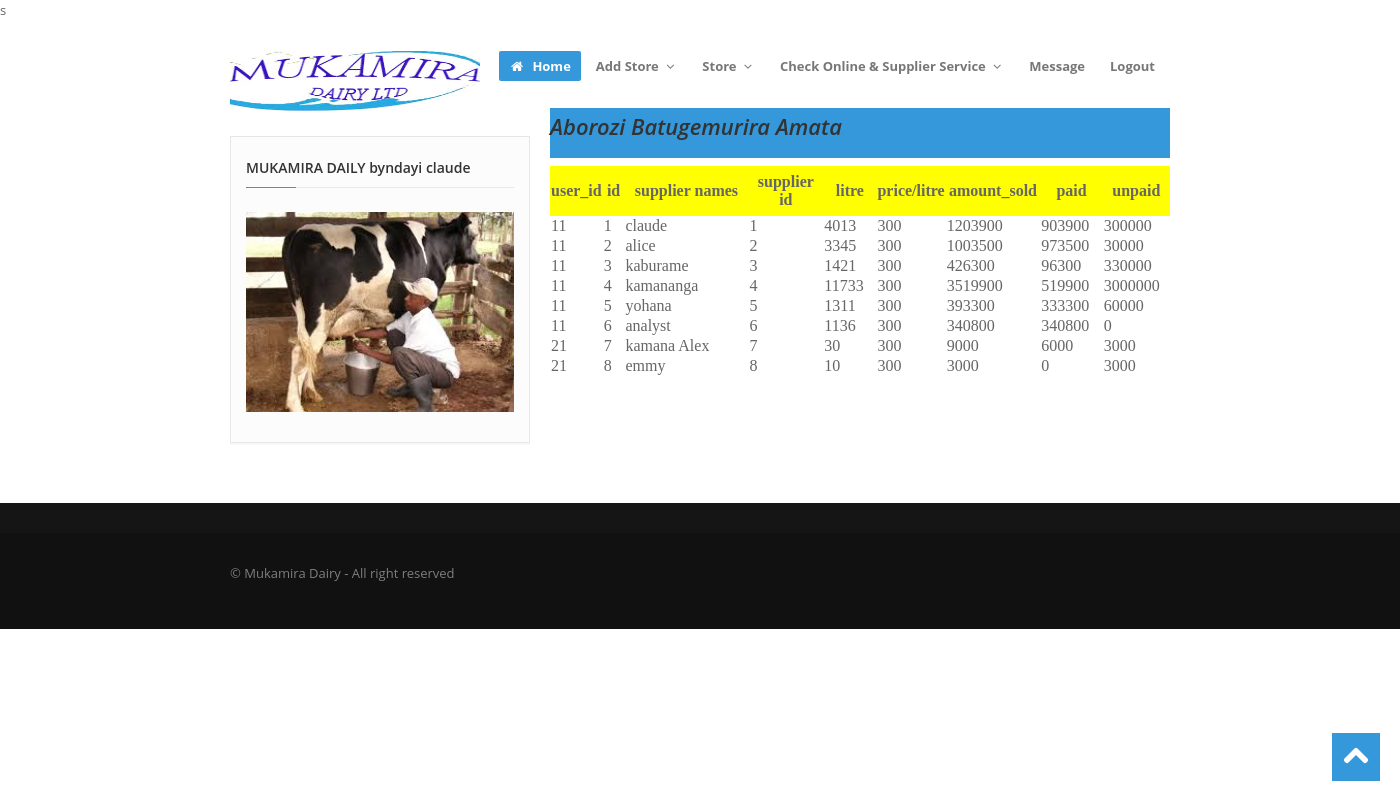
The app's page /users/entry_milk.php (signed in) with its own data.
### tables this page shows
CREATE TABLE `input_milk` (
  `user_id` int(11) NOT NULL,
  `id` int(11) NOT NULL,
  `supplies_id` int(11) NOT NULL,
  `litre` float NOT NULL,
  `litre_amount` float NOT NULL,
  `amount_sold` float NOT NULL,
  `paid` float NOT NULL,
  `unpaid` float NOT NULL,
  `time` timestamp(6) NOT NULL DEFAULT '0000-00-00 00:00:00.000000' ON UPDATE CURRENT_TIMESTAMP(6)
);

CREATE TABLE `supplies` (
  `sid` int(11) NOT NULL,
  `names` varchar(40) NOT NULL,
  `phone` varchar(13) NOT NULL,
  `mail` varchar(40) NOT NULL,
  `address` varchar(60) NOT NULL,
  `status` varchar(8) NOT NULL
);

### users/entry_milk.php (the view, shortened to what this page needs)
s<?php
if (!isset($_SESSION['id'])) {
  header('location:../index.php');
}
else
{
?>
<!DOCTYPE html>
<html lang="en">
<head>
  <link href="../assets/css/bootstrap.css" rel="stylesheet">
  <link href="../assets/css/bootstrap-responsive.css" rel="stylesheet">
  <link href="../assets/css/prettyPhoto.css" rel="stylesheet">
  <link href="../assets/js/google-code-prettify/prettify.css" rel="stylesheet">
  <link href="../assets/css/flexslider.css" rel="stylesheet">
  <link href="../assets/css/style.css" rel="stylesheet">
  <link href="../assets/color/default.css" rel="stylesheet">
</head>
<body>
  <div id="wrapper">
    <?php
    include("layouts/header.php");
    ?>
    <section id="maincontent">
      <div class="container">
        <div class="row">
          <div class="span4">
            <aside>
              <div class="widget">
                <h6 class="rheading">MUKAMIRA DAILY by<?php echo $_SESSION["names"]; ?><span></span></h6>
              <img src="../assets/img/cow4.jpg"style="height:200px;width:300px; margin-top: 0px;">
              </div>
            </aside>
          </div>
          <div class="span8">
             <section id="subintro" style="margin-top: -28px;">
               <div class="container" style="height: 50px;">
                 <div class="row">
                    <div class="span8">
                      <ul class="breadcrumb" style="margin-top: -6px;">
                       <li>
                       <h3>Aborozi Batugemurira Amata</h3></li>
                     </ul>
                    </div>
                  </div>
                </div>
              </section>
             <table style="margin-top: 0px; font-family: Lucida Calligraphy;background:#3399CC;border-radius:5px; margin-top: -30px;">
  <tr>
    <th bgcolor="#ffff" width="50px" height="50px"STYLE="font-family:Script MT;">user_id</th>
<th bgcolor="#ffff" width="30px" height="50px" STYLE="font-family:Script MT;">id</th>
  <th bgcolor="#ffff" width="200px" height="50px"STYLE="font-family:Script MT;">supplier names</th>
  <th bgcolor="#ffff" width="100px" height="50px"STYLE="font-family:Script MT;">supplier id</th>
<th bgcolor="#ffff" width="70px" height="50px" STYLE="font-family:Script MT;">litre</th>
  <th bgcolor="#ffff" width="50px" height="50px"STYLE="font-family:Script MT;">price/litre</th>
<th bgcolor="#ffff" width="100px" height="50px" STYLE="font-family:Script MT;">amount_sold</th>
<th bgcolor="#ffff" width="80px" height="50px" STYLE="font-family:Script MT;">paid</th>
<th bgcolor="#ffff" width="80px" height="50px" STYLE="font-family:Script MT;">unpaid</th>
</tr>
<?php
  include("../code/con2.php");
  $retrive=mysqli_query($con,"select input_milk.id,names,user_id,supplies_id,litre,litre_amount,amount_sold,unpaid,paid from input_milk,supplies where input_milk.id=supplies.sid");
  while($row=mysqli_fetch_array($retrive))
  {
  ?>
   <tr>
    <td bgcolor="#FFFFFF" STYLE="font-family:Script MT;"><?php echo $row['user_id'];?></td>
      <td bgcolor="#FFFFFF" STYLE="font-family:Script MT;"><?php echo $row['id'];?></td>
<td bgcolor="#FFFFFF" STYLE="font-family:Script MT;"><?php echo $row['names'];?></td>
  <td bgcolor="#FFFFFF" STYLE="font-family:Script MT;"><?php echo $row['supplies_id'];?></td>
<td bgcolor="#FFFFFF" STYLE="font-family:Script MT;"><?php echo $row['litre'];?></td>
<td bgcolor="#FFFFFF" STYLE="font-family:Script MT;"><?php echo $row['litre_amount'];?></td>
<td bgcolor="#FFFFFF" STYLE="font-family:Script MT;"><?php echo $row['amount_sold'];?></td>
<td bgcolor="#FFFFFF" STYLE="font-family:Script MT;"><?php echo $row['paid'];?></td>
<td bgcolor="#FFFFFF" STYLE="font-family:Script MT;"><?php echo $row['unpaid'];?></td>
</tr>
<?php
  }
  ?>
    </table>
          </div>
        </div>
      </div>
    </section>
    <?php
      include("layouts/footer.php");
    ?>
  </div>
  <a href="#" class="scrollup"><i class="icon-chevron-up icon-square icon-48 active"></i></a>
</body>
</html>
<?php } ?>

### assets/css/style.css (style rules this page uses)
.row { margin-bottom:30px; }
#maincontent { z-index:1000; margin-top:0px; }
section#subintro { width: 100%; color: #fff; height:auto; margin: 0 auto; padding: 0; margin-bottom:30px; }
.rheading { margin-bottom: 24px; }
.rheading { position: relative; border-bottom: #e9e9e9 1px solid; padding-bottom: 9px; }
.rheading span { position: absolute; width: 50px; height: 1px; bottom: -1px; left: 0; }
.scrollup { position:fixed; width:48px; height:48px; bottom:20px; right:20px; }
a.scrollup { outline:0; }
aside { background:#fcfcfc; padding:20px 15px 0 15px; margin: 0 0 30px 0; border: 1px solid #e6e6e6; -webkit-box-shadow: 0 2px 0 rgba(0,0,0,0.03); -moz-box-shadow: 0 2px 0 rgba(0,0,0,0.03); box-shadow: 0 2px 0 rgba(0,0,0,0.03); -webkit-box-sizing: border-box; -moz-box-sizing: border-box; box-sizing: border-box; }
aside .widget { margin-bottom:30px; }
[class^="icon-"], [class*=" icon-"] { float:none; }
.icon-square, .icon-rounded, .icon-plain, .icon-circled { margin: 10px 10px 10px 0; display: inline-block !important; text-align: center !important; color: #fff; width: 18px; height: 18px; padding:3px; font-size: 12px; line-height: 18px; text-shadow:none; cursor: pointer; }
.icon-square { background-color: #444; }
[class^="icon-"], [class*=" icon-"] { margin-top: 1px; margin-right: .3em; }
.icon-48 { width: 32px; height: 32px; padding:8px; font-size: 28px; line-height: 30px; }
#subintro .breadcrumb { margin:30px 0 0; background:none; }
#subintro ul.breadcrumb li { margin-bottom:0; padding-bottom:0; color:#fff; font-style:italic; }
.breadcrumb > li { display: inline-block; *display: inline; line-height:1.6em; *zoom: 1; }

### assets/color/default.css (style rules this page uses)
a { color: #3498db; }
.rheading span { background: #3498db; }
[class^="icon-"].active, [class*=" icon-"].active { background-color: #3498db; }
section#subintro { background: #3498db; }

### assets/css/overwrite.css (style rules this page uses)
img { max-width: 100%; width: auto\9; height: auto; vertical-align: middle; border: 0; -ms-interpolation-mode: bicubic; }
body { margin: 0; font-family:'Open Sans', Arial, sans-serif; font-size: 13px; line-height: 1.6em; color: #666; background-color: #ffffff; }
a { color: #0088cc; text-decoration: none; }
h1, h2, h3, h4, h5, h6 { color:#333; font-family: 'Open Sans', sans-serif; font-weight:600; line-height:1.5em; margin-top:0; margin-bottom:15px; }
h3 { font-size: 22px; }
h6 { font-size: 14px; }
.breadcrumb { padding: 8px 0; background-color: #fff; -webkit-border-radius: 0; -moz-border-radius: 0; border-radius: 0; }
.breadcrumb > li { text-shadow: none; }

### records on screen
input_milk: user "11", id "1", supplies.names "claude", supplies "1", litre "4013", litre_amount "300", amount_sold "1203900", paid "903900", unpaid "300000"
input_milk: user "11", id "2", supplies.names "alice", supplies "2", litre "3345", litre_amount "300", amount_sold "1003500", paid "973500", unpaid "30000"
input_milk: user "11", id "3", supplies.names "kaburame", supplies "3", litre "1421", litre_amount "300", amount_sold "426300", paid "96300", unpaid "330000"
input_milk: user "11", id "4", supplies.names "kamananga", supplies "4", litre "11733", litre_amount "300", amount_sold "3519900", paid "519900", unpaid "3000000"
input_milk: user "11", id "5", supplies.names "yohana", supplies "5", litre "1311", litre_amount "300", amount_sold "393300", paid "333300", unpaid "60000"
input_milk: user "11", id "6", supplies.names "analyst", supplies "6", litre "1136", litre_amount "300", amount_sold "340800", paid "340800", unpaid "0"
input_milk: user "21", id "7", supplies.names "kamana Alex", supplies "7", litre "30", litre_amount "300", amount_sold "9000", paid "6000", unpaid "3000"
input_milk: user "21", id "8", supplies.names "emmy", supplies "8", litre "10", litre_amount "300", amount_sold "3000", paid "0", unpaid "3000"

### other values on screen
$_SESSION["names"] "ndayi claude"
